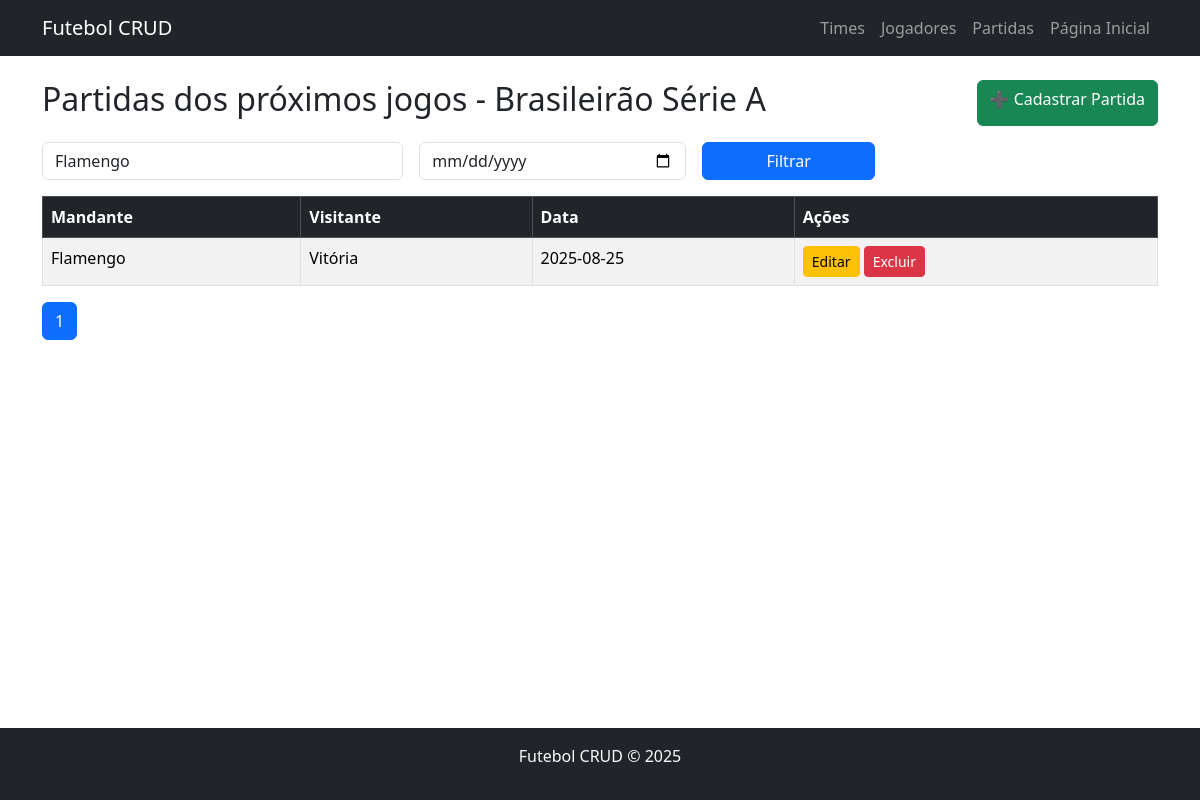
The app's page /public/partidas/read.php?time=Flamengo with its own data.
### tables this page shows
CREATE TABLE partidas (
    id INT AUTO_INCREMENT PRIMARY KEY,
    time_casa_id INT NOT NULL,
    time_fora_id INT NOT NULL,
    data_jogo DATE NOT NULL,
    FOREIGN KEY (time_casa_id) REFERENCES times(id),
    FOREIGN KEY (time_fora_id) REFERENCES times(id)
);

CREATE TABLE times (
    id INT AUTO_INCREMENT PRIMARY KEY,
    nome VARCHAR(100) NOT NULL,
    cidade VARCHAR(100) NOT NULL
);

### public/partidas/read.php (the view, shortened to what this page needs)
<?php
include('../../includes/db.php');
include('../../includes/header.php');
$timeFiltro = $_GET['time'] ?? '';
$dataInicio = $_GET['data_inicio'] ?? '';
$dataFim = $_GET['data_fim'] ?? '';
$pagina = $_GET['pagina'] ?? 1;
$itens_por_pagina = 10;
$offset = ($pagina - 1) * $itens_por_pagina;
$sqlCount = "SELECT COUNT(*) as total FROM partidas p
             JOIN times tc ON p.time_casa_id = tc.id
             JOIN times tf ON p.time_fora_id = tf.id
             WHERE 1=1";
$paramsCount = [];
$typesCount = "";
if ($timeFiltro) {
    $sqlCount .= " AND (tc.nome LIKE ? OR tf.nome LIKE ?)";
    $paramsCount[] = "%$timeFiltro%";
    $paramsCount[] = "%$timeFiltro%";
    $typesCount .= "ss";
}
$stmtCount = $conn->prepare($sqlCount);
if (!empty($paramsCount)) {
    $stmtCount->bind_param($typesCount, ...$paramsCount);
}
$stmtCount->execute();
$total_registros = $stmtCount->get_result()->fetch_assoc()['total'];
$total_paginas = ceil($total_registros / $itens_por_pagina);
$sql = "SELECT p.*, tc.nome as time_casa, tf.nome as time_fora
        FROM partidas p
        JOIN times tc ON p.time_casa_id = tc.id
        JOIN times tf ON p.time_fora_id = tf.id
        WHERE 1=1";
$params = [];
$types = "";
if ($timeFiltro) {
    $sql .= " AND (tc.nome LIKE ? OR tf.nome LIKE ?)";
    $params[] = "%$timeFiltro%";
    $params[] = "%$timeFiltro%";
    $types .= "ss";
}
$sql .= " ORDER BY p.data_jogo DESC LIMIT ?, ?";
$params[] = $offset;
$params[] = $itens_por_pagina;
$types .= "ii";
$stmt = $conn->prepare($sql);
$stmt->bind_param($types, ...$params);
$stmt->execute();
$result = $stmt->get_result();
?>
<div class="d-flex justify-content-between mb-3">
    <h2>Partidas dos próximos jogos - Brasileirão Série A</h2>
    <a class="btn btn-success" href="create.php">➕ Cadastrar Partida</a>
</div>
<form class="row g-3 mb-3" method="get">
    <div class="col-md-4">
        <input type="text" name="time" class="form-control" placeholder="Filtro por Time" value="<?= htmlspecialchars($timeFiltro) ?>">
    </div>
    <div class="col-md-3">
        <input type="date" name="data_inicio" class="form-control" value="<?= $dataInicio ?>">
    </div>
    <div class="col-md-2">
        <button type="submit" class="btn btn-primary w-100">Filtrar</button>
    </div>
</form>
<table class="table table-striped table-bordered">
    <thead class="table-dark">
        <tr>
            <th>Mandante</th>
            <th>Visitante</th>
            <th>Data</th>
            <th>Ações</th>
        </tr>
    </thead>
    <tbody>
        <?php while($row = $result->fetch_assoc()): ?>
        <tr>
            <td><?= $row['time_casa'] ?></td>
            <td><?= $row['time_fora'] ?></td>
            <td><?= $row['data_jogo'] ?></td>
            <td>
                <a class="btn btn-sm btn-warning" href="update.php?id=<?= $row['id'] ?>">Editar</a>
                <a class="btn btn-sm btn-danger" href="delete.php?id=<?= $row['id'] ?>" onclick="return confirm('Deseja realmente excluir?')">Excluir</a>
            </td>
        </tr>
        <?php endwhile; ?>
    </tbody>
</table>
<nav>
  <ul class="pagination">
    <?php for($i = 1; $i <= $total_paginas; $i++): ?>
      <li class="page-item <?= $i == $pagina ? 'active' : '' ?>">
        <a class="page-link" href="?pagina=<?= $i ?>&time=<?= urlencode($timeFiltro) ?>&data_inicio=<?= $dataInicio ?>&data_fim=<?= $dataFim ?>"><?= $i ?></a>
      </li>
    <?php endfor; ?>
  </ul>
</nav>
<?php include('../../includes/footer.php'); ?>
<link rel="stylesheet" href="../../style/style.css">

### style/style.css (style rules this page uses)
body { font-family: 'Segoe UI', Tahoma, Geneva, Verdana, sans-serif; }

### records on screen
partidas: time_casa.nome "Flamengo", time_fora.nome "Vitória", data_jogo "2025-08-25"
